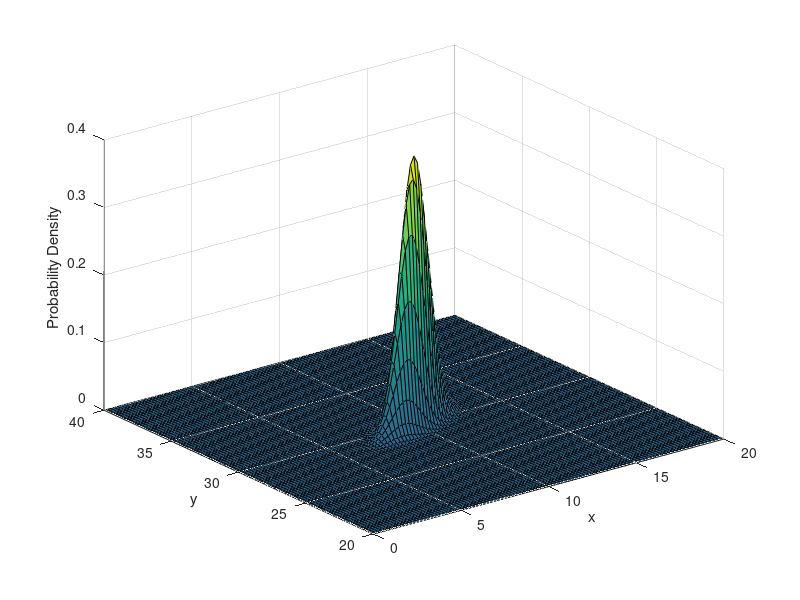
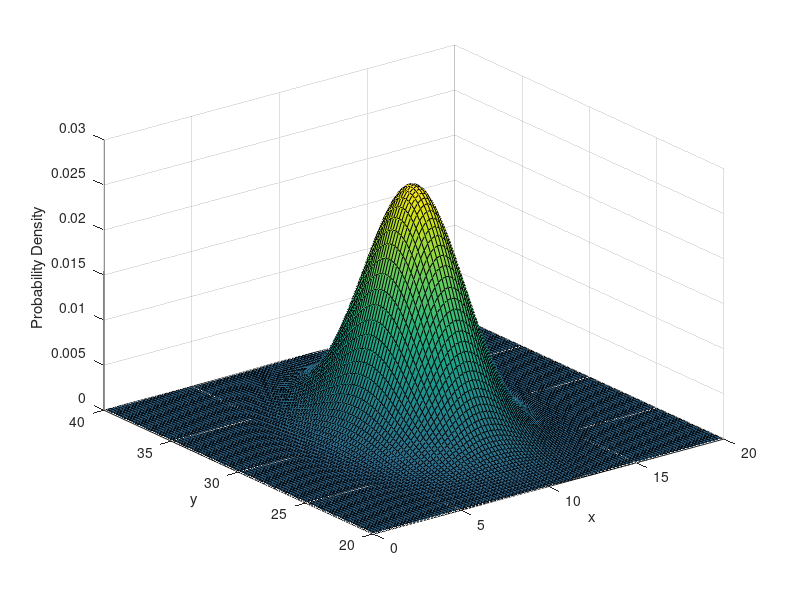
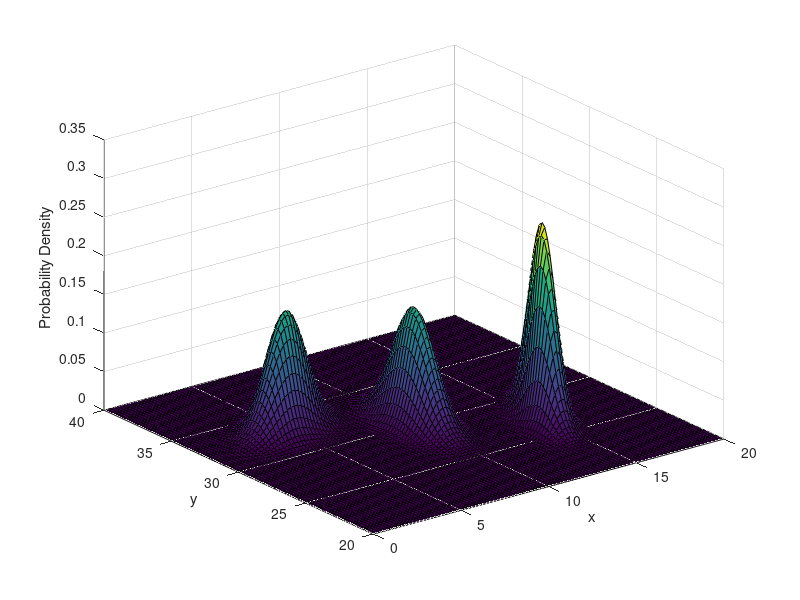

Reproduce these figures in MATLAB, in order.
clear all

%%% First Gaussian Distribution
mu = [10 30];
sigma1=1;
sigma2=0.5;
corr=0.6;
Sigma = [sigma1^2 sigma1* sigma2* corr; sigma1* sigma2* corr sigma2^2];
x1 = 0:0.2:20;
x2 = 20:0.2:40;
[X1,X2] = meshgrid(x1,x2);
X = [X1(:) X2(:)];
y = mvnpdf(X,mu,Sigma);
y = reshape(y,length(x2),length(x1));
figure(1)
surf(x1,x2,y)
caxis([min(y(:))-0.5*range(y(:)),max(y(:))])
xlim([0 20])
ylim([20 40])
%axis([0 20 20 40 0 0.4])
xlabel('x')
ylabel('y')
zlabel('Probability Density')

%%% Second Gaussian Distribution
mu = [10 30];
sigma1=2;
sigma2=3;
corr=0.1;
Sigma = [sigma1^2 sigma1* sigma2* corr; sigma1* sigma2* corr sigma2^2];
x1 = 0:0.2:20;
x2 = 20:0.2:40;
[X1,X2] = meshgrid(x1,x2);
X = [X1(:) X2(:)];
y = mvnpdf(X,mu,Sigma);
y = reshape(y,length(x2),length(x1));
figure(2)
surf(x1,x2,y)
caxis([min(y(:))-0.5*range(y(:)),max(y(:))])
xlim([0 20])
ylim([20 40])
%axis([0 20 20 40 0 0.4])
xlabel('x')
ylabel('y')
zlabel('Probability Density')

%%% Multiple Gaussian Distributions
mu = [10 30];
sigma1=0.7;
sigma2=1.5;
corr=0.1;
Sigma = [sigma1^2 sigma1* sigma2* corr; sigma1* sigma2* corr sigma2^2];
x1 = 0:0.2:20;
x2 = 20:0.2:40;
[X1,X2] = meshgrid(x1,x2);
X = [X1(:) X2(:)];
y = mvnpdf(X,mu,Sigma);
y = reshape(y,length(x2),length(x1));
mu = [15 27];
sigma1=0.6;
sigma2=1.2;
corr=0.5;
Sigma = [sigma1^2 sigma1* sigma2* corr; sigma1* sigma2* corr sigma2^2];
X = [X1(:) X2(:)];
y1 = mvnpdf(X,mu,Sigma);
y1 = reshape(y1,length(x2),length(x1));
mu = [5 33];
sigma1=1.2;
sigma2=0.9;
corr=0.3;
Sigma = [sigma1^2 sigma1* sigma2* corr; sigma1* sigma2* corr sigma2^2];
X = [X1(:) X2(:)];
y2 = mvnpdf(X,mu,Sigma);
y2 = reshape(y2,length(x2),length(x1));
y3=y2+y1+y;
figure(3)
surf(x1,x2,y3)
%caxis([min(y2(:))-0.5*range(y2(:)),max(y2(:))])
xlim([0 20])
ylim([20 40])
%axis([0 20 20 40 0 0.4])
xlabel('x')
ylabel('y')
zlabel('Probability Density')
